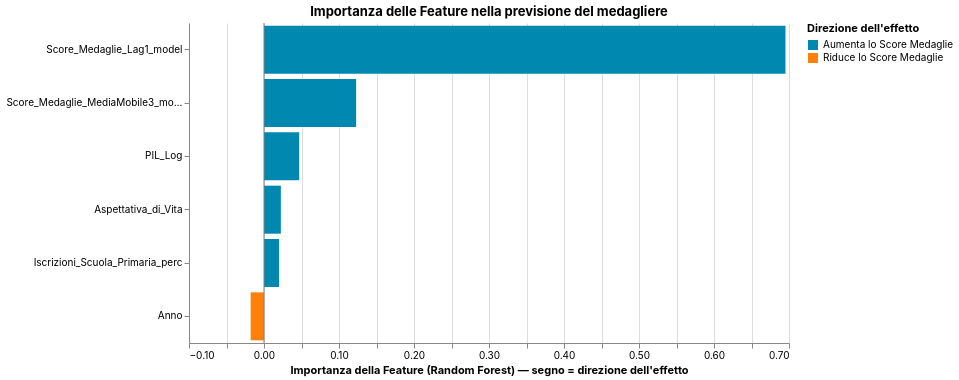

The specification (Vega-Lite) saved for this image:
### Vega-Lite specification from a JSON file in a GitHub repository (floating-point values rounded to 4 significant figures)
{"config": {"background": "transparent", "view": {"stroke": "transparent"}, "title": {"font": "Inter"}, "axis": {"labelFont": "Inter", "titleFont": "Inter"}, "legend": {"labelFont": "Inter", "titleFont": "Inter"}, "header": {"labelFont": "Inter", "titleFont": "Inter"}, "text": {"font": "Inter"}, "range": {"category": ["#1b2140", "#ff8009", "#9a0641", "#ffe34a", "#e7b6af", "#0088b0", "#e03830"], "ramp": ["#e7b6af", "#1b2140"], "heatmap": ["#e7b6af", "#1b2140"]}}, "layer": [{"data": {"name": "data-ddc54ce24df7236e127c19c95f840425"}, "mark": {"type": "bar"}, "encoding": {"color": {"field": "Direzione_Effetto", "legend": {}, "scale": {"domain": ["Aumenta lo Score Medaglie", "Riduce lo Score Medaglie"], "range": ["#0088b0", "#ff8009"]}, "title": "Direzione dell'effetto", "type": "nominal"}, "tooltip": [{"field": "Feature", "type": "nominal"}, {"field": "Importanza", "format": ".3f", "title": "Importanza (valore assoluto)", "type": "quantitative"}, {"field": "Corr_Feature_SHAP", "format": ".3f", "title": "Correlazione feature-SHAP", "type": "quantitative"}, {"field": "Direzione_Effetto", "title": "Direzione", "type": "nominal"}], "x": {"field": "Importanza_Firmata", "title": "Importanza della Feature (Random Forest) — segno = direzione dell'effetto", "type": "quantitative"}, "y": {"field": "Feature", "sort": {"field": "Importanza", "order": "descending"}, "title": null, "type": "nominal"}}, "title": "Importanza delle Feature nella previsione del medagliere"}, {"data": {"name": "data-d285a7403ed98ae579761d64a864032b"}, "mark": {"type": "rule", "color": "gray", "size": 1}, "encoding": {"x": {"field": "x", "type": "quantitative"}}}], "height": 320, "width": 600, "$schema": "https://vega.github.io/schema/vega-lite/v5.20.1.json", "datasets": {"data-ddc54ce24df7236e127c19c95f840425": [{"Feature": "Score_Medaglie_Lag1_model", "Importanza": 0.6953, "Corr_Feature_SHAP": 0.8268, "Direzione_Effetto": "Aumenta lo Score Medaglie", "Importanza_Firmata": 0.6953}, {"Feature": "Score_Medaglie_MediaMobile3_model", "Importanza": 0.1229, "Corr_Feature_SHAP": 0.5514, "Direzione_Effetto": "Aumenta lo Score Medaglie", "Importanza_Firmata": 0.1229}, {"Feature": "PIL_Log", "Importanza": 0.04691, "Corr_Feature_SHAP": 0.8232, "Direzione_Effetto": "Aumenta lo Score Medaglie", "Importanza_Firmata": 0.04691}, {"Feature": "Aspettativa_di_Vita", "Importanza": 0.02246, "Corr_Feature_SHAP": 0.6939, "Direzione_Effetto": "Aumenta lo Score Medaglie", "Importanza_Firmata": 0.02246}, {"Feature": "Iscrizioni_Scuola_Primaria_perc", "Importanza": 0.02, "Corr_Feature_SHAP": 0.4411, "Direzione_Effetto": "Aumenta lo Score Medaglie", "Importanza_Firmata": 0.02}, {"Feature": "Anno", "Importanza": 0.0178, "Corr_Feature_SHAP": -0.1535, "Direzione_Effetto": "Riduce lo Score Medaglie", "Importanza_Firmata": -0.0178}], "data-d285a7403ed98ae579761d64a864032b": [{"x": 0}]}}
